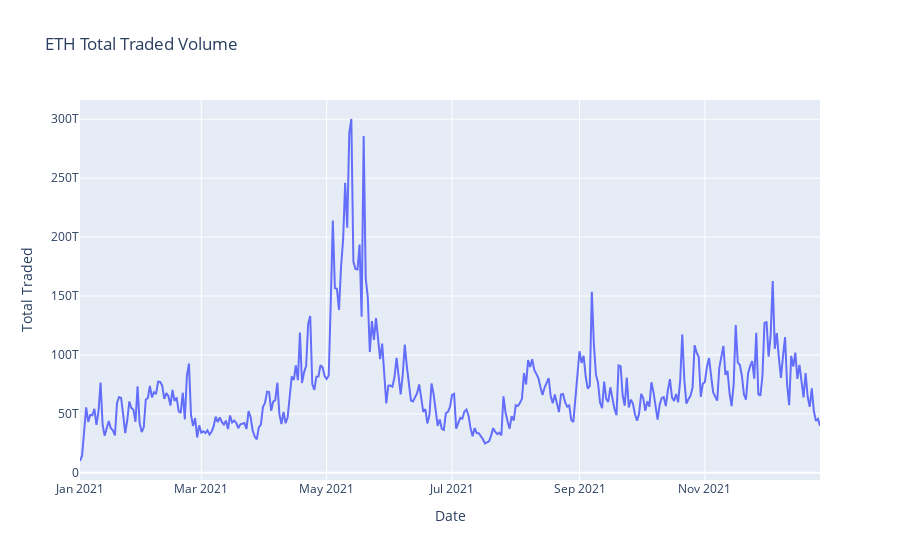

The cell this chart's notebook holds for it:
### Code cell
fig = px.line(eth_data, y="Total Traded", title="ETH Total Traded Volume")
fig.show()

### Figure 1 — Plotly figure (JSON) as saved in the notebook; plotly's stock layout.template omitted (floating-point values rounded to 4 significant figures; data arrays with more than 128 entries replaced by an {"elided": "..."} marker saying what was removed)
{"data": [{"hovertemplate": "Date=%{x}<br>Total Traded=%{y}<extra></extra>", "legendgroup": "", "line": {"color": "#636efa", "dash": "solid"}, "marker": {"symbol": "circle"}, "mode": "lines", "name": "", "orientation": "v", "showlegend": false, "type": "scatter", "x": {"elided": "361 str values"}, "xaxis": "x", "y": {"elided": "361 float values"}, "yaxis": "y"}], "layout": {"legend": {"tracegroupgap": 0}, "title": {"text": "ETH Total Traded Volume"}, "xaxis": {"anchor": "y", "domain": [0, 1], "title": {"text": "Date"}}, "yaxis": {"anchor": "x", "domain": [0, 1], "title": {"text": "Total Traded"}}}}
